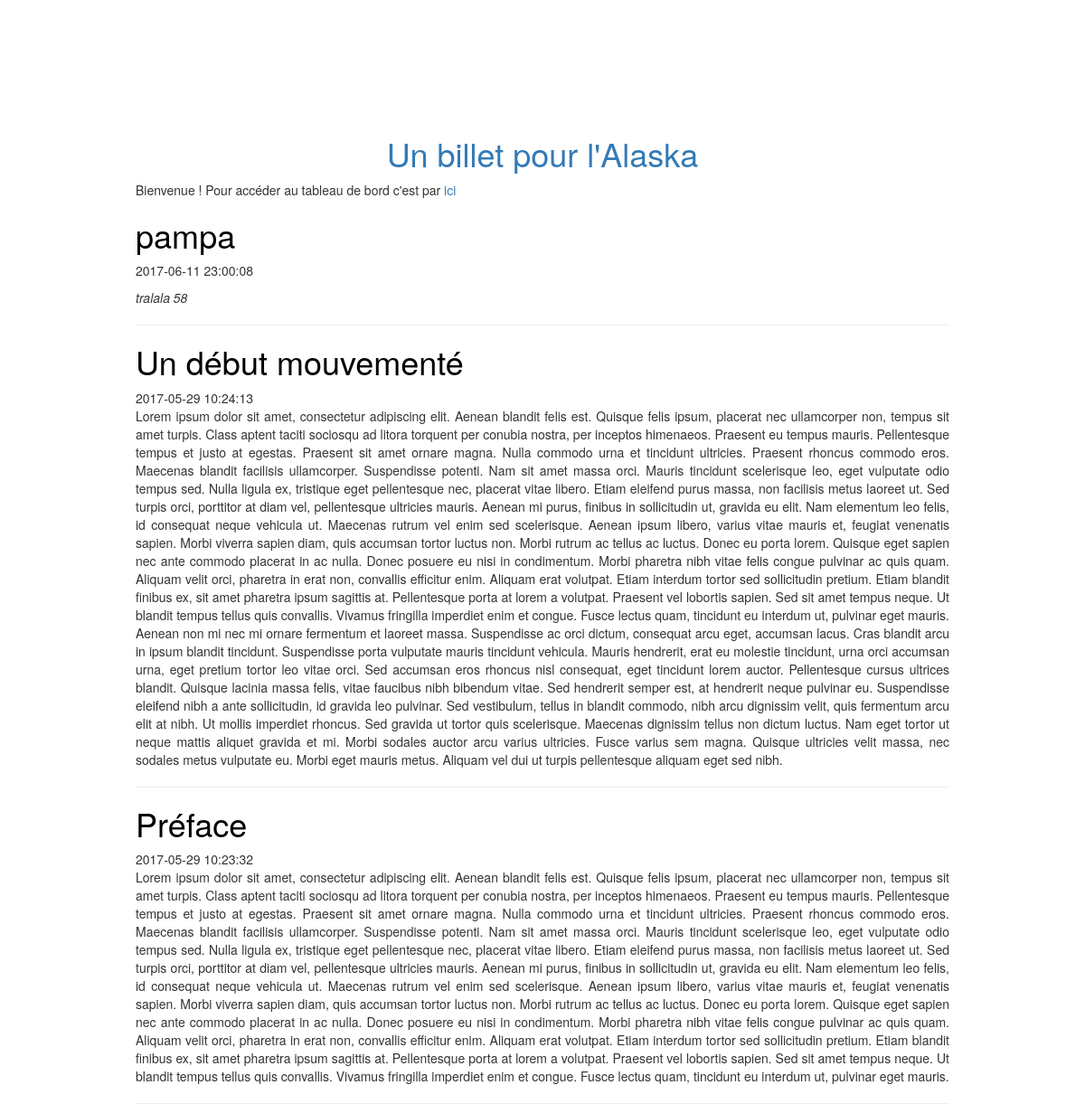
The page / on the database its author committed.
### tables this page shows
CREATE TABLE `t_chapitre` (
  `CHAP_ID` int(11) NOT NULL PRIMARY KEY AUTO_INCREMENT,
  `CHAP_numero` float NOT NULL,
  `CHAP_titre` varchar(100) NOT NULL,
  `CHAP_date` datetime NOT NULL DEFAULT CURRENT_TIMESTAMP,
  `CHAP_contenu` varchar(10000) NOT NULL,
  `CHAP_nbcom` int(11) NOT NULL DEFAULT '0'
);

### Controleur/ControleurAccueil.php (called while the page is built, shortened)
<?php
class ControleurAccueil extends Controleur {
    private $chapitre;
    public function __construct() {
        $this->chapitre = new Chapitre();
    }
    public function index() {
        $chapitres = $this->chapitre->getChapitres();
        $session = $this->requete->getSession();
        $this->genererVue(array('chapitres' => $chapitres, 'session' => $session));
    }
}

### Autoloader.php (called while the page is built, shortened)
<?php
class Autoloader
{
    static function autoload($class)
    {
        if (strpos($class, __NAMESPACE__ . '\\') === 0) {
            $class = str_replace(__NAMESPACE__ . '\\', '', $class);
            $class = str_replace('\\', '/', $class);
        }
    }
}

### Modele/Chapitre.php (called while the page is built, shortened)
<?php
class Chapitre extends Modele {
    public function getChapitres() {
        $sql = 'select CHAP_ID as id, CHAP_numero as numero, CHAP_TITRE as titre, CHAP_DATE as date,
CHAP_CONTENU as contenu, CHAP_nbcom as nbcom from T_CHAPITRE order by CHAP_ID desc';
        $chapitres = $this->executerRequete($sql);
        return $chapitres;
    }
}

### Framework/Configuration.php (called while the page is built, shortened)
<?php
class Configuration
{
    private static $parametres;
    public static function get($nom, $valeurParDefaut = null)
    {
        if (isset(self::getParametres()[$nom]))
        {
            $valeur = self::getParametres()[$nom];
        }
        else
        {
            $valeur = $valeurParDefaut;
        }
        return $valeur;
    }
    private static function getParametres()
    {
        if (self::$parametres == null)
        {
            $cheminFichier = "Config/dev.ini";
            if (!file_exists($cheminFichier))
            {
                throw new \Exception("Aucun fichier de configuration trouvé");
            }
            else
            {
                self::$parametres = parse_ini_file($cheminFichier);
            }
        }
        return self::$parametres;
    }
}

### Framework/Modele.php (called while the page is built, shortened)
<?php
abstract class Modele
{
    private static $bdd;
    protected function executerRequete($sql, $params = null)
    {
        if ($params == null)
        {
            $resultat = self::getBdd()->query($sql);
        }
        else
        {
            $resultat = self::getBdd()->prepare($sql);
            $resultat->execute($params);
        }
        return $resultat;
    }
    private static function getBdd()
    {
        if (self::$bdd === null)
        {
            $dsn = Configuration::get("dsn");
            $login = Configuration::get("login");
            $mdp = Configuration::get("mdp");
            self::$bdd = new \PDO($dsn, $login, $mdp, array(\PDO::ATTR_ERRMODE => \PDO::ERRMODE_EXCEPTION));
        }
        return self::$bdd;
    }
}

### Framework/Routeur.php (called while the page is built, shortened)
<?php
class Routeur
{
    public function examinerRequete()
    {
        try
        {
            $requeteGet = $_GET;
            $requetePost = $_POST;
            $requete = new Requete($requeteGet, $requetePost);
            $controleur = $this->creerControleur($requete);
            $action = $this->creerAction($requete);
            $controleur->executerAction($action);
        }
        catch (\Exception $e)
        {
            $this->genererErreur($e);
        }
    }
    private function creerControleur(Requete $requete)
    {
        $controleur = "Accueil";
        $classeControleur = "Controleur" . $controleur;
        $fichierControleur = "Controleur/" . $classeControleur . ".php";
        if (file_exists($fichierControleur))
        {
            $controleur = new $classeControleur();
            $controleur->setRequete($requete);
            return $controleur;
        }
        else{
            throw new \Exception("Fichier '$fichierControleur' introuvable");
        }
    }
    private function creerAction(Requete $requete)
    {
        $action = "index";
        return $action;
    }
}

### index.php (called while the page is built, shortened)
<?php
require_once 'Autoloader.php';
$routeur = new Routeur();
$routeur->examinerRequete();

### Vue/Accueil/index.php (the view)
<?php $this->titre = "Billet pour l'Alaska"; ?>
<?php foreach ($chapitres as $chapitre):
    ?>
    <article class="chapitre">
        <header>
            <a href="<?= "Chapitre/index/" . $this->nettoyer($chapitre['id']) ?>">
                <h1 class="titreChapitre"><?= $this->nettoyer($chapitre['titre']) ?></h1>
            </a>
            <time><?= $this->nettoyer($chapitre['date']) ?></time>
        </header>
        <p><?= $chapitre['contenu'] ?></p>
    </article>
    <hr />
<?php endforeach; ?>

### Vue/gabarit.php (shortened to what this page needs)
<!doctype html>
<html lang="fr">
<head>
    <link rel="stylesheet" href="https://maxcdn.bootstrapcdn.com/bootstrap/3.3.7/css/bootstrap.min.css"
>
    <link rel="stylesheet" href="Contenu/style.css">
</head>
<body>
<div id="global">
    <header>
        <a href=""><h1 id="titreSites">Un billet pour l'Alaska</h1></a>
        <p>Bienvenue ! Pour accéder au tableau de bord c'est par <a href="admin">ici</a></p>
    </header>
    <div id="contenu">
        <?= $contenu; ?>
    </div>
</div>
</body>
</html>

### Framework/Controleur.php (shortened to what this page needs)
<?php
abstract class Controleur
{
    private $action;
    public function executerAction($action)
    {
        if(method_exists($this, $action))
        {
            $this->action = $action;
            $this->{$this->action}();
        }
        else
        {
            $classeControleur = get_class($this);
            throw new \Exception ("Action '$action' nom définie dans la classe '$classeControleur' ");
        }
    }
    protected function genererVue($donneesVue = array())
    {
        $classeControleur = get_class($this);
        $nomControleur = str_replace("Controleur\\", "", $classeControleur);
        $vue = new Vue($this->action, $nomControleur);
        $vue->generer($donneesVue);
    }
}

### Framework/Vue.php (shortened to what this page needs)
<?php
class Vue
{
    private $fichier;
    private $titre;
    public function __construct($action, $controleur = "")
    {
        $fichier = "Vue/";
        if ($controleur != "")
        {
            $racineBlog = Configuration::get("racineBlog", "/");
            $racineBlog = str_replace("/", "", $racineBlog);
            $controleur = str_replace($racineBlog."\\Controleur", "", $controleur);
            $fichier = $fichier . $controleur . "/";
        }
        $this->fichier = $fichier . $action . ".php";
    }
    public function generer($donnees)
    {
        $contenu = $this->genererFichier($this->fichier, $donnees);
        $racineBlog = Configuration::get("racineBlog", "/");
        if (isset($donnees['session']))
        {
            $session = $donnees['session'];
            $vue = $this->genererFichier('Vue/gabarit.php', array('titre' => $this->titre,
                'contenu' => $contenu, 'racineBlog' => $racineBlog, 'session' => $session));
        }
        else
        {
            $msgErreur = $donnees;
            $vue = $this->genererFichier('Vue/gabarit.php', array('titre' => $this->titre,
                'contenu' => $contenu, 'racineBlog' => $racineBlog, 'msgErreur' => $msgErreur));
        }
        echo $vue;
    }
    private function genererFichier($fichier, $donnees)
    {
        if (file_exists($fichier))
        {
            extract($donnees);
            require $fichier;
            return ob_get_clean();
        }
        else
        {
            throw new \Exception("Fichier '$fichier' introuvable");
        }
    }
    private function nettoyer($valeur)
    {
        return htmlspecialchars($valeur, ENT_QUOTES, 'UTF-8', false);
    }
}

### Contenu/style.css (style rules this page uses)
html, body { height: 100%; }
body { color: #333333; }
#titreSites { text-align: center; }
#global { margin: 150px; }
.titreChapitre, #titreReponses { color: #000000; }
.chapitre { text-align: justify; }

### rows shown on the page
t_chapitre: CHAP_titre "pampa", CHAP_date "2017-06-11 23:00:08", CHAP_contenu "tralala 58"
t_chapitre: CHAP_titre "Un début mouvementé", CHAP_date "2017-05-29 10:24:13", CHAP_contenu "Lorem ipsum dolor sit amet, consectetur adipiscing elit. Aenean blandit felis est. Quisque felis ipsum, placerat nec ullamcorper non, tempus sit amet turpis. Class aptent taciti sociosqu ad litora torquent per conubia nostra, per inceptos himenaeos. Praesent eu tempus mauris. Pellentesque tempus et justo at egestas. Praesent sit amet ornare magna. Nulla commodo urna et tincidunt ultricies. Praesent rhoncus commodo eros. Maecenas blandit facilisis ullamcorper. Suspendisse potenti. Nam sit amet massa orci. Mauris tincidunt scelerisque leo, eget vulputate odio tempus sed. Nulla ligula ex, tristique eget pellentesque nec, placerat vitae libero. Etiam eleifend purus massa, non facilisis metus…"
t_chapitre: CHAP_titre "Préface", CHAP_date "2017-05-29 10:23:32", CHAP_contenu "Lorem ipsum dolor sit amet, consectetur adipiscing elit. Aenean blandit felis est. Quisque felis ipsum, placerat nec ullamcorper non, tempus sit amet turpis. Class aptent taciti sociosqu ad litora torquent per conubia nostra, per inceptos himenaeos. Praesent eu tempus mauris. Pellentesque tempus et justo at egestas. Praesent sit amet ornare magna. Nulla commodo urna et tincidunt ultricies. Praesent rhoncus commodo eros. Maecenas blandit facilisis ullamcorper. Suspendisse potenti. Nam sit amet massa orci. Mauris tincidunt scelerisque leo, eget vulputate odio tempus sed. Nulla ligula ex, tristique eget pellentesque nec, placerat vitae libero. Etiam eleifend purus massa, non facilisis metus…"
